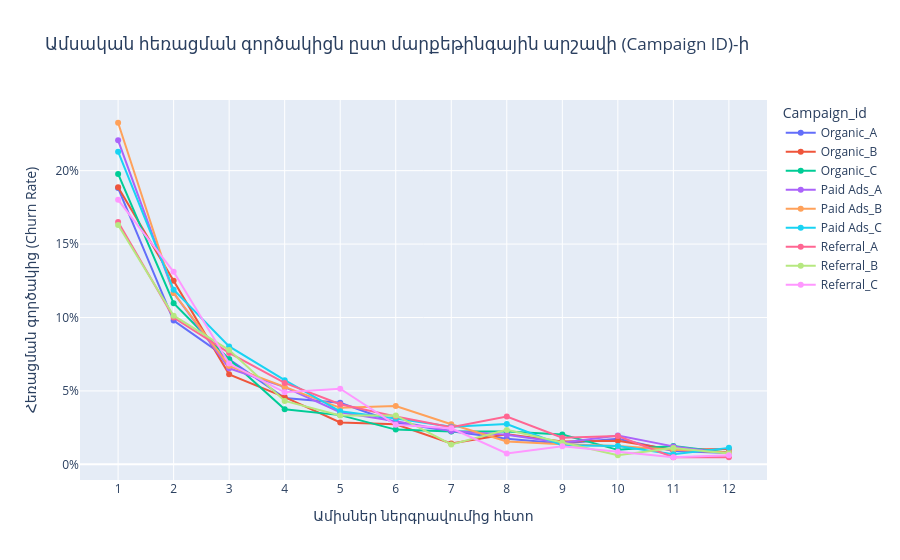

This figure's notebook cell:
### Markdown cell above
#### Campaign

### Code cell
plot_churn_by_feature("campaign_id", "մարքեթինգային արշավի (Campaign ID)")

### Figure 1 — Plotly figure (JSON) as saved in the notebook; plotly's stock layout.template omitted (floating-point values rounded to 4 significant figures)
{"data": [{"hovertemplate": "Campaign_id=Organic_A<br>Ամիսներ ներգրավումից հետո=%{x}<br>Հեռացման գործակից (Churn Rate)=%{y}<extra></extra>", "legendgroup": "Organic_A", "line": {"color": "#636efa", "dash": "solid"}, "marker": {"symbol": "circle"}, "mode": "lines+markers", "name": "Organic_A", "orientation": "v", "showlegend": true, "type": "scatter", "x": [1.0, 2.0, 3.0, 4.0, 5.0, 6.0, 7.0, 8.0, 9.0, 10.0, 11.0, 12.0], "xaxis": "x", "y": [0.1881, 0.09794, 0.07152, 0.0451, 0.04188, 0.02835, 0.02255, 0.0174, 0.01418, 0.0174, 0.009021, 0.007732], "yaxis": "y"}, {"hovertemplate": "Campaign_id=Organic_B<br>Ամիսներ ներգրավումից հետո=%{x}<br>Հեռացման գործակից (Churn Rate)=%{y}<extra></extra>", "legendgroup": "Organic_B", "line": {"color": "#EF553B", "dash": "solid"}, "marker": {"symbol": "circle"}, "mode": "lines+markers", "name": "Organic_B", "orientation": "v", "showlegend": true, "type": "scatter", "x": [1.0, 2.0, 3.0, 4.0, 5.0, 6.0, 7.0, 8.0, 9.0, 10.0, 11.0, 12.0], "xaxis": "x", "y": [0.1887, 0.125, 0.06126, 0.04579, 0.02847, 0.02723, 0.01423, 0.02042, 0.01547, 0.01609, 0.009901, 0.01052], "yaxis": "y"}, {"hovertemplate": "Campaign_id=Organic_C<br>Ամիսներ ներգրավումից հետո=%{x}<br>Հեռացման գործակից (Churn Rate)=%{y}<extra></extra>", "legendgroup": "Organic_C", "line": {"color": "#00cc96", "dash": "solid"}, "marker": {"symbol": "circle"}, "mode": "lines+markers", "name": "Organic_C", "orientation": "v", "showlegend": true, "type": "scatter", "x": [1.0, 2.0, 3.0, 4.0, 5.0, 6.0, 7.0, 8.0, 9.0, 10.0, 11.0, 12.0], "xaxis": "x", "y": [0.1978, 0.1097, 0.07162, 0.03745, 0.03351, 0.02365, 0.02234, 0.02234, 0.02037, 0.009855, 0.01248, 0.007884], "yaxis": "y"}, {"hovertemplate": "Campaign_id=Paid Ads_A<br>Ամիսներ ներգրավումից հետո=%{x}<br>Հեռացման գործակից (Churn Rate)=%{y}<extra></extra>", "legendgroup": "Paid Ads_A", "line": {"color": "#ab63fa", "dash": "solid"}, "marker": {"symbol": "circle"}, "mode": "lines+markers", "name": "Paid Ads_A", "orientation": "v", "showlegend": true, "type": "scatter", "x": [1.0, 2.0, 3.0, 4.0, 5.0, 6.0, 7.0, 8.0, 9.0, 10.0, 11.0, 12.0], "xaxis": "x", "y": [0.2207, 0.1167, 0.0654, 0.05257, 0.03545, 0.02934, 0.02262, 0.02017, 0.01467, 0.01956, 0.01222, 0.007335], "yaxis": "y"}, {"hovertemplate": "Campaign_id=Paid Ads_B<br>Ամիսներ ներգրավումից հետո=%{x}<br>Հեռացման գործակից (Churn Rate)=%{y}<extra></extra>", "legendgroup": "Paid Ads_B", "line": {"color": "#FFA15A", "dash": "solid"}, "marker": {"symbol": "circle"}, "mode": "lines+markers", "name": "Paid Ads_B", "orientation": "v", "showlegend": true, "type": "scatter", "x": [1.0, 2.0, 3.0, 4.0, 5.0, 6.0, 7.0, 8.0, 9.0, 10.0, 11.0, 12.0], "xaxis": "x", "y": [0.2326, 0.1166, 0.067, 0.05273, 0.03846, 0.0397, 0.0273, 0.01551, 0.01365, 0.01241, 0.009926, 0.008065], "yaxis": "y"}, {"hovertemplate": "Campaign_id=Paid Ads_C<br>Ամիսներ ներգրավումից հետո=%{x}<br>Հեռացման գործակից (Churn Rate)=%{y}<extra></extra>", "legendgroup": "Paid Ads_C", "line": {"color": "#19d3f3", "dash": "solid"}, "marker": {"symbol": "circle"}, "mode": "lines+markers", "name": "Paid Ads_C", "orientation": "v", "showlegend": true, "type": "scatter", "x": [1.0, 2.0, 3.0, 4.0, 5.0, 6.0, 7.0, 8.0, 9.0, 10.0, 11.0, 12.0], "xaxis": "x", "y": [0.213, 0.1189, 0.08032, 0.05729, 0.03611, 0.03113, 0.02553, 0.0274, 0.01308, 0.01245, 0.006849, 0.01121], "yaxis": "y"}, {"hovertemplate": "Campaign_id=Referral_A<br>Ամիսներ ներգրավումից հետո=%{x}<br>Հեռացման գործակից (Churn Rate)=%{y}<extra></extra>", "legendgroup": "Referral_A", "line": {"color": "#FF6692", "dash": "solid"}, "marker": {"symbol": "circle"}, "mode": "lines+markers", "name": "Referral_A", "orientation": "v", "showlegend": true, "type": "scatter", "x": [1.0, 2.0, 3.0, 4.0, 5.0, 6.0, 7.0, 8.0, 9.0, 10.0, 11.0, 12.0], "xaxis": "x", "y": [0.1651, 0.1, 0.0759, 0.05542, 0.04096, 0.03253, 0.0253, 0.03253, 0.01807, 0.01928, 0.004819, 0.004819], "yaxis": "y"}, {"hovertemplate": "Campaign_id=Referral_B<br>Ամիսներ ներգրավումից հետո=%{x}<br>Հեռացման գործակից (Churn Rate)=%{y}<extra></extra>", "legendgroup": "Referral_B", "line": {"color": "#B6E880", "dash": "solid"}, "marker": {"symbol": "circle"}, "mode": "lines+markers", "name": "Referral_B", "orientation": "v", "showlegend": true, "type": "scatter", "x": [1.0, 2.0, 3.0, 4.0, 5.0, 6.0, 7.0, 8.0, 9.0, 10.0, 11.0, 12.0], "xaxis": "x", "y": [0.163, 0.1012, 0.07778, 0.04321, 0.03333, 0.03333, 0.01358, 0.02346, 0.01481, 0.006173, 0.01111, 0.007407], "yaxis": "y"}, {"hovertemplate": "Campaign_id=Referral_C<br>Ամիսներ ներգրավումից հետո=%{x}<br>Հեռացման գործակից (Churn Rate)=%{y}<extra></extra>", "legendgroup": "Referral_C", "line": {"color": "#FF97FF", "dash": "solid"}, "marker": {"symbol": "circle"}, "mode": "lines+markers", "name": "Referral_C", "orientation": "v", "showlegend": true, "type": "scatter", "x": [1.0, 2.0, 3.0, 4.0, 5.0, 6.0, 7.0, 8.0, 9.0, 10.0, 11.0, 12.0], "xaxis": "x", "y": [0.1801, 0.1311, 0.06863, 0.04902, 0.05147, 0.02696, 0.02451, 0.007353, 0.01225, 0.008578, 0.004902, 0.006127], "yaxis": "y"}], "layout": {"hovermode": "x unified", "legend": {"title": {"text": "Campaign_id"}, "tracegroupgap": 0}, "title": {"text": "Ամսական հեռացման գործակիցն ըստ մարքեթինգային արշավի (Campaign ID)-ի"}, "xaxis": {"anchor": "y", "domain": [0, 1], "dtick": 1, "title": {"text": "Ամիսներ ներգրավումից հետո"}}, "yaxis": {"anchor": "x", "domain": [0, 1], "tickformat": ".0%", "title": {"text": "Հեռացման գործակից (Churn Rate)"}}}}
